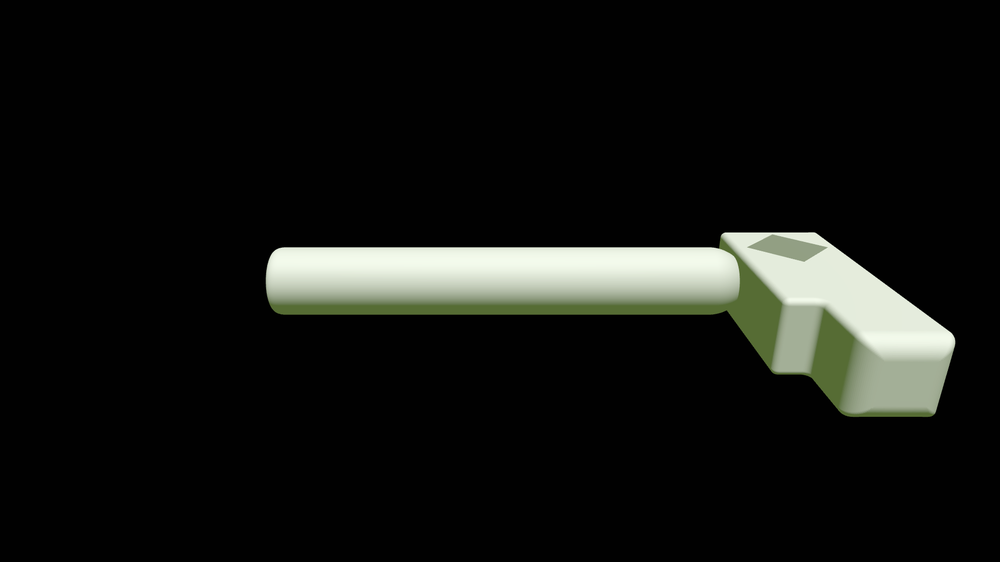
#> input picture sample_shapes/stimulus_set_A/png/shape_0.png, 1000 x 562 px, shrunk from 1920 x 1080 before the run; its folder holds only this picture in this run
$ python arrange_images.py
#> lines starting #> are read from the running program, lines starting #| are printed output that depends on the picture
# Tile images and output a new image
from pathlib import Path
import re
from PIL import Image, ImageDraw, ImageFont
import numpy as np


def natural_sort_key(s, _nsre=re.compile("([0-9]+)")):
    return [int(text) if text.isdigit() else text.lower() for text in _nsre.split(s)]


NUM_COL = 4
NUM_ROW = 4
PADDING = 10  # pixels

base_dir = "/home/williamsnider/Code/objects/sample_shapes/stimulus_set_C"
png_dir = Path(base_dir, "png")
group_dir = Path(base_dir, "group")
if group_dir.exists() == False:
    group_dir.mkdir(parents=True)


# Read directory
png_list = [str(p) for p in Path.glob(png_dir, "*")]
png_list.sort(key=natural_sort_key)

# Get size of images
idx = 0
test_img = np.asarray(Image.open(png_list[0]))
#> test_img is the input picture: shape (562, 1000, 3); mean R, G, B 19.8, 21, 18.2
h, w, d = test_img.shape
#> h = 562; w = 1000; d = 3

# Group into sets of NUM_COL * NUM_ROW
num_fill = NUM_COL * NUM_ROW - len(png_list) % (NUM_COL * NUM_ROW)
png_groups = np.concatenate([png_list, ["" for _ in range(num_fill)]]).astype("object")
png_groups = png_groups.reshape(-1, NUM_COL * NUM_ROW)


for group_num, group in enumerate(png_groups):
    count = 0
    # Make combined image
    big_img = 255 * np.ones(
        (h * NUM_ROW + (NUM_ROW - 1) * PADDING, w * NUM_COL + (NUM_COL - 1) * PADDING, d), dtype=test_img.dtype
    )
    for r in range(NUM_ROW):
        for c in range(NUM_COL):

            # Load image
            filename = group[count]
            if filename == "":
                continue
            img = Image.open(filename)

            # Draw text
            text = Path(filename).stem[5:]
            d1 = ImageDraw.Draw(img)
            font = ImageFont.truetype("/home/williamsnider/Code/objects/assets/consolab.ttf", 150)
            d1.text((28, 36), text, fill=(255, 255, 255), font=font)
            out = np.asarray(img)

            x = r * (h + PADDING)
#> x = 0
            y = c * (w + PADDING)
#> y = 0
            big_img[x : x + h, y : y + w] = out
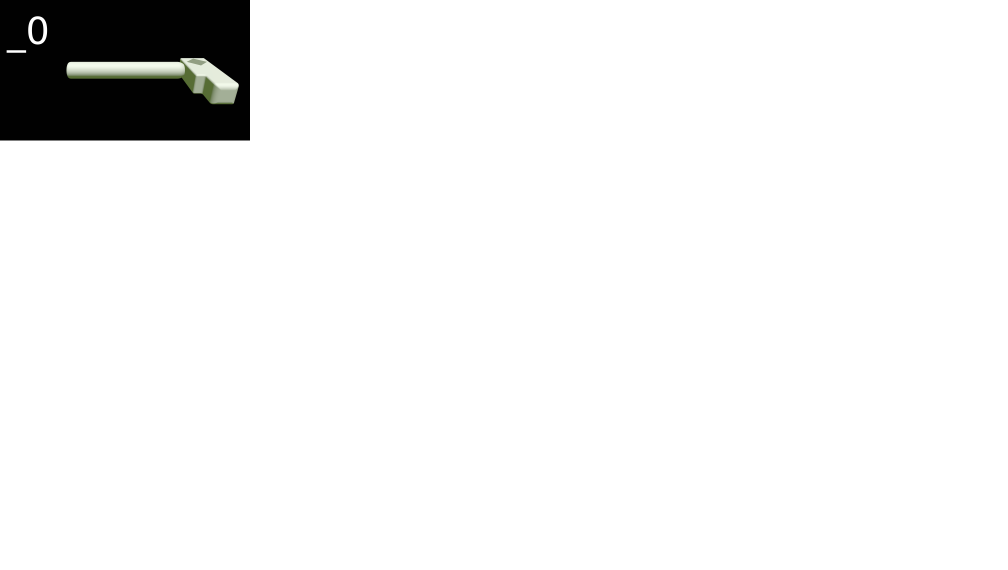
#> big_img: shape (2278, 4030, 3) (shown at 1/4 size); mean R, G, B 240.7, 240.8, 240.6

            count += 1
    # Save result
    im = Image.fromarray(big_img)
    im.save(Path(group_dir, "big_" + str(group_num) + ".png"))

$ run again, on sample_shapes/stimulus_set_A/png/shape_12.png
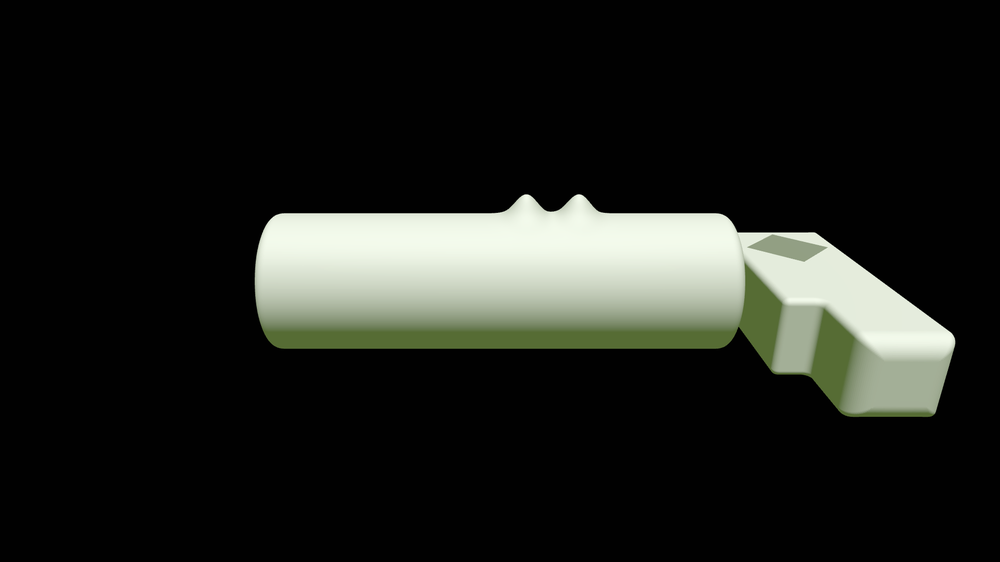
#> input picture sample_shapes/stimulus_set_A/png/shape_12.png, 1000 x 562 px, shrunk from 1920 x 1080 before the run
#> test_img is the input picture: shape (562, 1000, 3); mean R, G, B 31.2, 33.1, 29
#> `big_img[x : x + h, y : y + w] = out`:
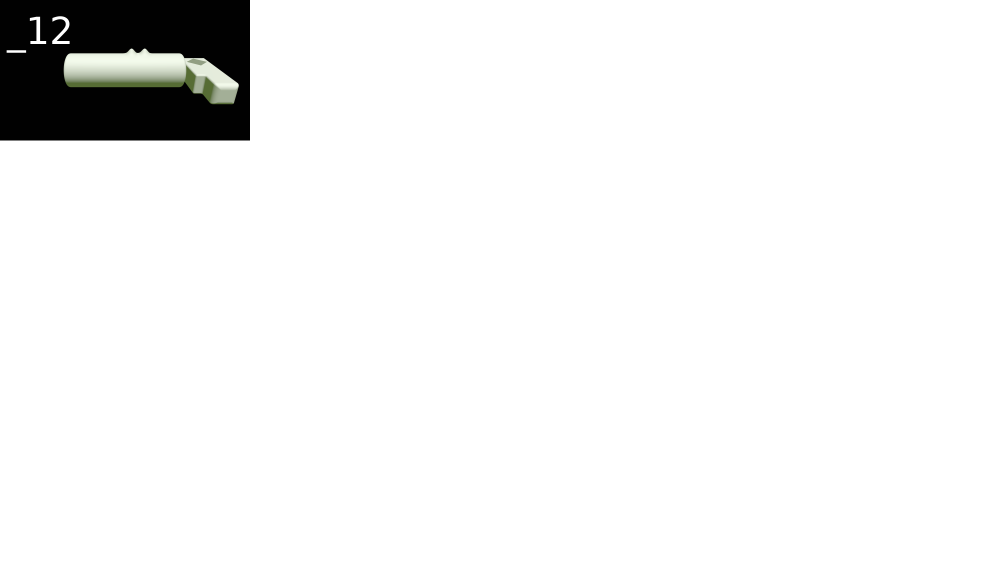
#> big_img: shape (2278, 4030, 3) (shown at 1/4 size); mean R, G, B 241.5, 241.6, 241.3
